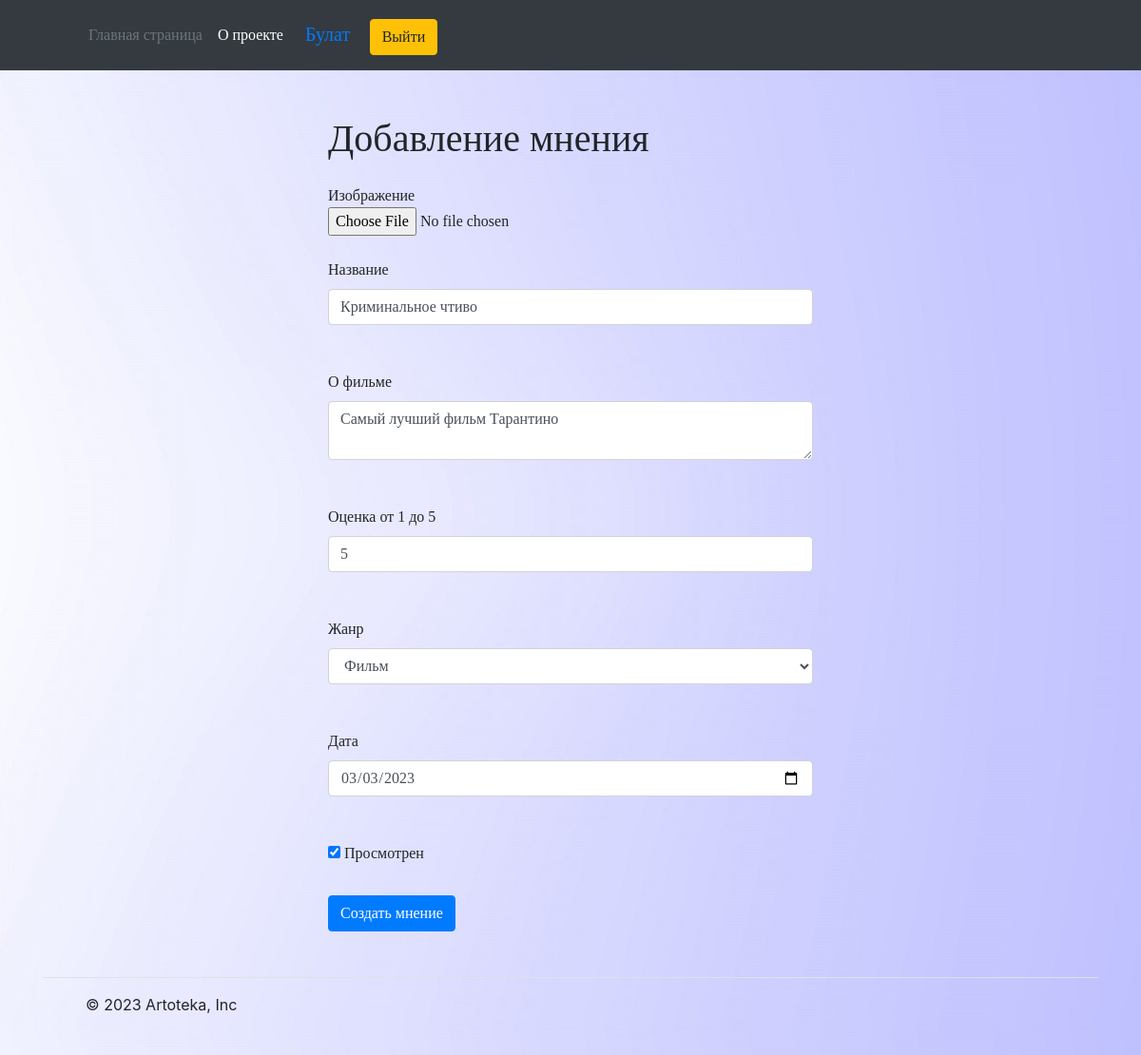
Before: /opinions/1 (signed in) with the older database file.
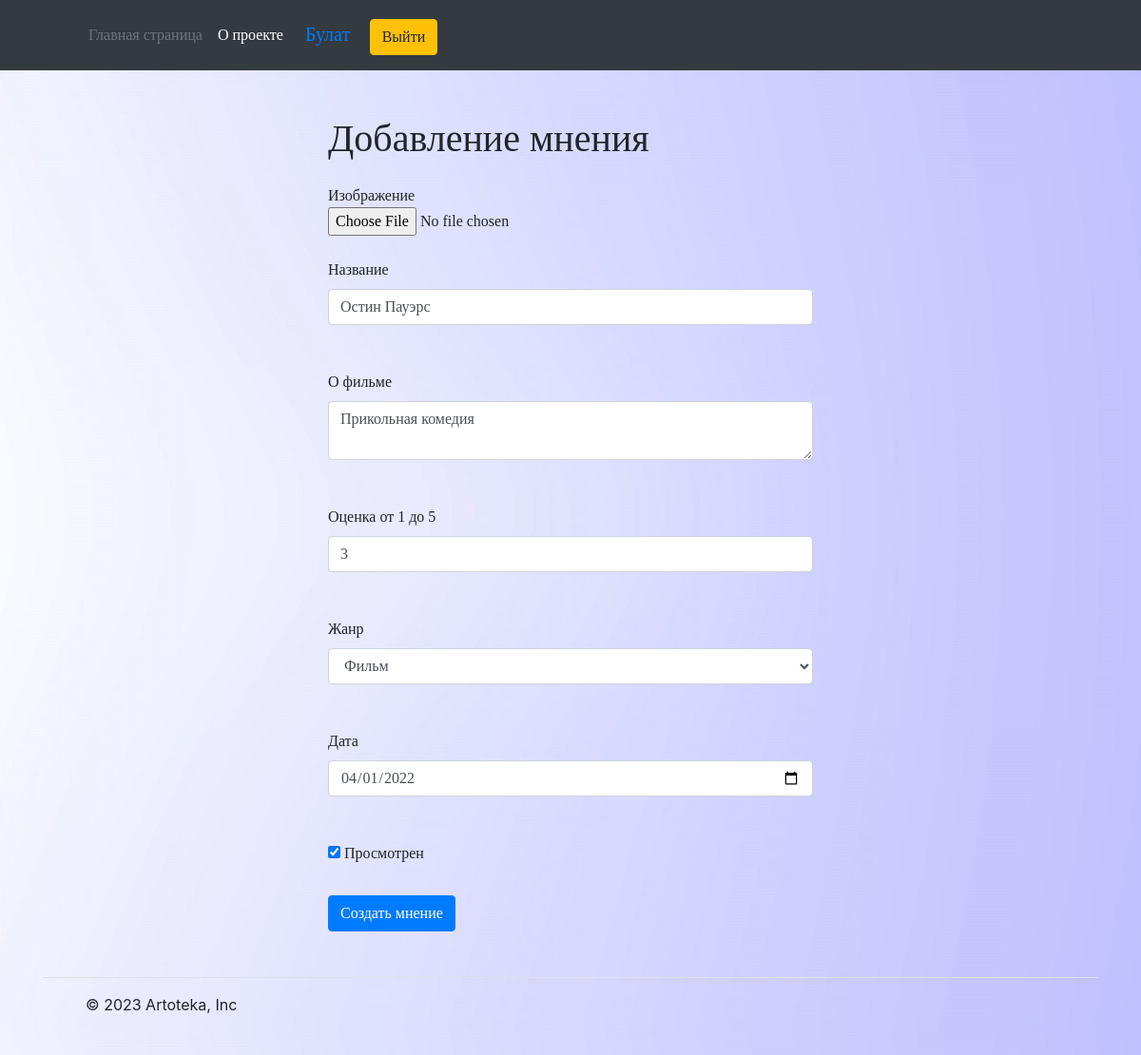
After: the same page with the newer database file.
### data/users.py (models this page shows, shortened)
class User(SqlAlchemyBase, UserMixin):
    __tablename__ = 'users'
    id = sqlalchemy.Column(sqlalchemy.Integer, primary_key=True, autoincrement=True)
    surname = sqlalchemy.Column(sqlalchemy.String, nullable=True)
    name = sqlalchemy.Column(sqlalchemy.String, nullable=True)
    birthday = sqlalchemy.Column(sqlalchemy.Date, nullable=True)
    address = sqlalchemy.Column(sqlalchemy.String, nullable=True)
    about = sqlalchemy.Column(sqlalchemy.String, nullable=True)
    email = sqlalchemy.Column(sqlalchemy.String, index=True, unique=True, nullable=True)
    hashed_password = sqlalchemy.Column(sqlalchemy.String, nullable=True)
    opinions = orm.relationship("Opinion", back_populates='user')

### data/opinions.py (models this page shows, shortened)
class Opinion(SqlAlchemyBase):
    __tablename__ = 'opinions'
    id = sqlalchemy.Column(sqlalchemy.Integer, primary_key=True, autoincrement=True)
    name = sqlalchemy.Column(sqlalchemy.String, nullable=True)
    picture = sqlalchemy.Column(sqlalchemy.BLOB, nullable=True)
    raiting = sqlalchemy.Column(sqlalchemy.Integer, nullable=True)
    genre = sqlalchemy.Column(sqlalchemy.String, nullable=True)
    about = sqlalchemy.Column(sqlalchemy.String, nullable=True)
    user_id = sqlalchemy.Column(sqlalchemy.Integer, sqlalchemy.ForeignKey("users.id"))
    date = sqlalchemy.Column(sqlalchemy.Date, default=datetime.datetime.now)
    is_watched = sqlalchemy.Column(sqlalchemy.Boolean, default=True)
    user = orm.relationship('User')

### server.py (the view, shortened to what this page needs)
@app.route('/opinions/<int:id>', methods=['GET', 'POST'])
@login_required
def edit_opinion(id):
    form = OpinionForm()
    if request.method == "GET":
        db_sess = db_session.create_session()
        opinions = db_sess.query(Opinion).filter(Opinion.id == id, Opinion.user == current_user).first()
        if opinions:
            form.name.data = opinions.name
            form.date.data = opinions.date
            form.is_watched.data = opinions.is_watched
            form.rating.data = opinions.raiting
            form.about.data = opinions.about
            form.genre.data = opinions.genre
        else:
            abort(404)
    return render_template('opinion.html', title='Редактирование мнения', form=form)

### forms/opinion.py
class OpinionForm(FlaskForm):
    name = StringField('Название', validators=[DataRequired()])
    about = TextAreaField('О фильме')
    rating = IntegerField('Оценка от 1 до 5', validators=[DataRequired()])
    date = DateField('Дата')
    is_watched = BooleanField('Просмотрен')
    genre = SelectField('Жанр', choices=[('Фильм', 'Фильм'), ('Сериал', 'Сериал'), ('Песня', 'Песня')])
    submit = SubmitField('Создать мнение')

### data/db_session.py (called while the page is built)
def create_session() -> Session:
    global __factory
    return __factory()

### server.py (called while the page is built)
@login_manager.user_loader
def load_user(user_id):
    db_sess = db_session.create_session()
    return db_sess.query(User).get(user_id)

### templates/opinion.html (shortened to what this page needs)
{% extends "base.html" %}
{% block content %}
<div class="container my-5">
<h1 class="col-lg-6 mx-auto mb-4">Добавление мнения</h1>
<form action="" method="post" enctype="multipart/form-data">
    <p class="col-lg-6 mx-auto mb-4">
        Изображение<br>
        <input type="file" name="file"><br>
    </p>
    <p class="col-lg-6 mx-auto mb-4">
        {{ form.name.label }}<br>
        {{ form.name(class="form-control") }}<br>
    </p>
    <p class="col-lg-6 mx-auto mb-4">
        {{ form.about.label }}<br>
        {{ form.about(class="form-control") }}<br>
    </p>
    <p class="col-lg-6 mx-auto mb-4">
        {{ form.rating.label }}<br>
        {{ form.rating(class="form-control") }}<br>
    </p>
    <p class="col-lg-6 mx-auto mb-4">
        {{ form.genre.label }}<br>
        {{ form.genre(class="form-control") }}<br>
    </p>
    <p class="col-lg-6 mx-auto mb-4">
        {{ form.date.label }}<br>
        {{ form.date(class="form-control") }}<br>
    </p>
    <p class="col-lg-6 mx-auto mb-4">{{ form.is_watched() }} {{ form.is_watched.label }}</p>
    <p class="col-lg-6 mx-auto mb-4">{{ form.submit(type="submit", class="btn btn-primary") }}</p>
</form>
</div>
{% endblock %}

### templates/base.html (shortened to what this page needs)
<!doctype html>
<html>
<head>
    <link rel="stylesheet"
    href="https://stackpath.bootstrapcdn.com/bootstrap/4.4.1/css/bootstrap.min.css"
>
    <link rel="stylesheet" type="text/css" href="static/css/style.css" />
</head>
<body background="static\img\fon.jpg">
  <header class="p-3 bg-dark text-white">
    <div class="container">
      <div class="d-flex flex-wrap align-items-center justify-content-center justify-content-lg-start">
        <a href="/" class="d-flex align-items-center mb-2 mb-lg-0 text-white text-decoration-none">
          <svg class="bi me-2" width="40" height="32" role="img" aria-label="Bootstrap"><use xlink:href="#bootstrap"/></svg>
        </a>
        <ul class="nav col-12 col-lg-auto me-lg-auto mb-2 justify-content-center mb-md-0">
          <li><a href="/index" class="nav-link px-2 text-secondary">Главная страница</a></li>
          <li><a href="/about" class="nav-link px-2 text-white">О проекте</a></li>
        </ul>
        <div class="text-end">
            {% if current_user.is_authenticated %}
                <a class="navbar-brand" href="/my_page"> {{ current_user.name }} </a>
                <a class="btn btn-warning" href="/logout"> Выйти </a>
            {% else %}
                <a class="btn btn-primary" href="/register">Зарегистрироваться</a>
                <a class="btn btn-success" href="/login">Войти</a>
            {% endif %}
        </div>
      </div>
    </div>
  </header>
  <main role="main" class="container">
      {% block content %}{% endblock %}
  </main>
  <div class="container">
      <footer class="d-flex flex-wrap justify-content-between align-items-center py-3 my-4 border-top">
        <div class="col-md-4 d-flex align-items-center">
          <a href="/" class="mb-3 me-2 mb-md-0 text-body-secondary text-decoration-none lh-1">
            <svg class="bi" width="30" height="24"><use xlink:href="#bootstrap"/></svg>
          </a>
          <span class="mb-3 mb-md-0 text-body-secondary">&copy; 2023 Artoteka, Inc</span>
        </div>
      </footer>
  </div>
</body>
</html>

### static/css/style.css (style rules this page uses)
h1 { font-family: consolas }
p { font-family: "book antiqua" }
a { font-family: consolas }

Changed rows visible on the page:
changed Opinion "Фильм": name "Криминальное чтиво" → "Остин Пауэрс"; about "Самый лучший фильм Тарантино" → "Прикольная комедия"; date "03/03/2023" → "04/01/2022"
Other visible differences:
form field rating: "5" → "3"
